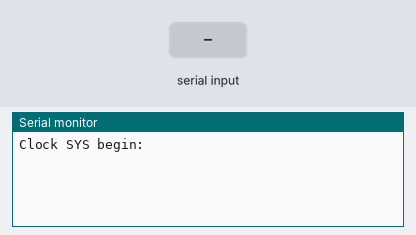
Bench run of a sketch on a simulated Arduino Uno, built with avr-gcc and run on an emulated ATmega328P. On the bench: the last lines printed to the serial monitor. The inputs (shaded band) are chosen by the test bench.

Above: at 1.2 s.
1.3 s: "90,45\n" received over Serial
At 3.3 s:
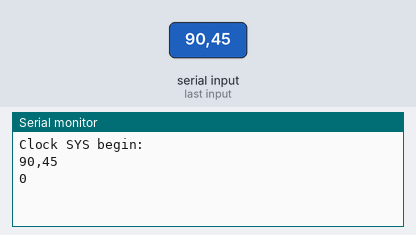
3.8 s: "30,150\n" received over Serial
At 5.3 s:
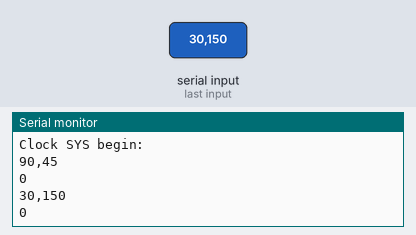

The sketch:

ArduinoClkCode.ino
```cpp
void setup() {
  Serial.begin(9600);
  Serial.println("Clock SYS begin:");
}

void loop() {
  while (Serial.available() == 0) {}
  String Pulses = Serial.readString();
  //teststr.trim();                        // remove any \r \n whitespace at the end of the String
  Serial.println(Pulses);
  int pulses=0;
for  (int i=0;i<Pulses.length();i++)
{
if(Pulses[i] ==49 )
  pulses=pulses*10 +i-48;
else
  break;
}
Serial.println(pulses);
}
```

Measured:
- after the input at 1.3 s, the serial monitor: prints a new line after 1.0 s (image 1)
- after the input at 3.8 s, the serial monitor: prints a new line after 1.0 s (image 2)
